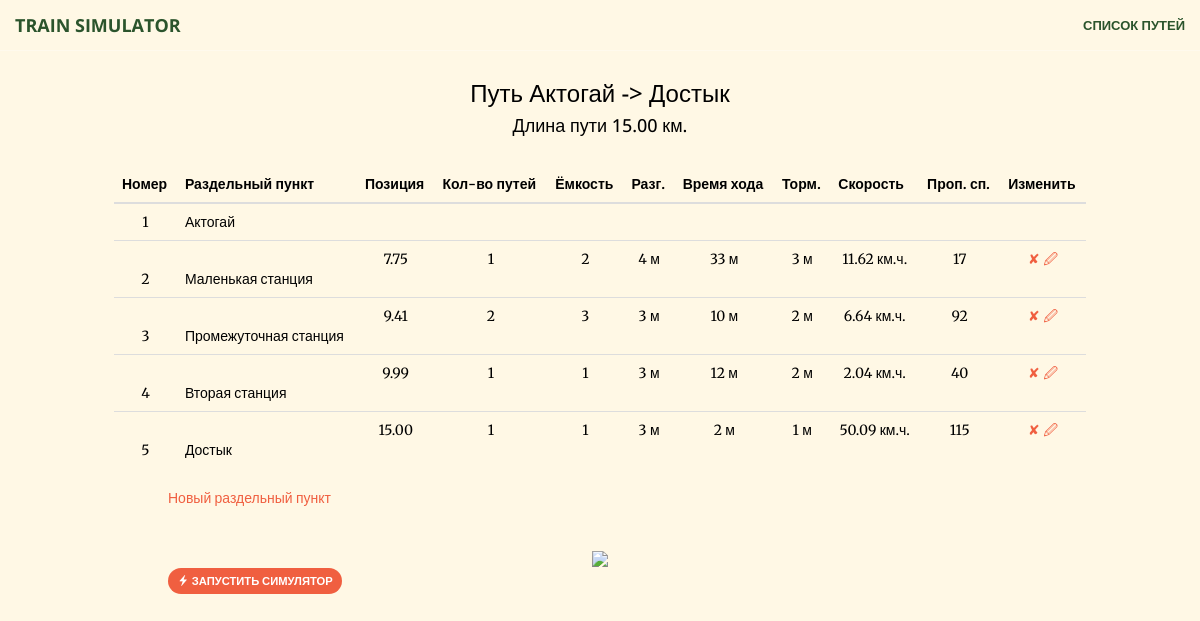
The app's page /track/1 with its own data.
### tutu/models.py (models this page shows, shortened)
class Track(models.Model):
    name = models.TextField(default="Старт-Финиш")
    start_name = models.TextField(default="Старт")
    simulation_in_progress = models.BooleanField(default=False)
    simulation_progress = models.IntegerField(default=0)
    simulation_filename = models.TextField(max_length=1000, blank=True, null=True)
    simulation_date_time = models.DateTimeField(null=True, blank=True)
    def length(self):
        switches = Switch.objects.filter(track_id=self.id)
        maximum = 0
        for switch in switches:
            if maximum < switch.position:
                maximum = switch.position
        return maximum

class Switch(models.Model):
    track = models.ForeignKey(Track, on_delete=models.CASCADE)
    position = models.DecimalField(max_digits=7, decimal_places=2)
    name = models.TextField()
    number_of_tracks = models.IntegerField(default=1)
    trains_fit = models.IntegerField(default=1)
    is_start = models.BooleanField(default=False)
    is_end = models.BooleanField(default=False)
    mins_acc = models.IntegerField()
    mins_brk = models.IntegerField()
    mins_main = models.IntegerField()
    class Meta:
        ordering = ["position"]
        verbose_name_plural = "switches"

### tutu/views.py (the view)
# urls.py: url(r'^track/(?P<track_id>[0-9]*)$', views.show_track, name="show_track"),
@csrf_exempt
def show_track(request, track_id):
    try:
        track = Track.objects.get(pk=int(track_id))
        switches_orig = Switch.objects.filter(track_id=track_id)
    except:
        return render(request, "error.html")
    switches = []
    prev_pos = 0
    for i,switch in enumerate(switches_orig):
        new_sw = {"switch": switch, "sum": switch.mins_acc + switch.mins_brk + switch.mins_main}
        new_sw["capacity"] = (int((60*23)/new_sw["sum"]),int((60*23)/new_sw["sum"]/2))[switch.number_of_tracks<2]
        new_sw["number"] = i+2
        length = switch.position - prev_pos
        time = new_sw["sum"]/60
        new_sw["speed"] = int(float(length)/time*100)/100
        switches.append(new_sw)
        prev_pos = switch.position
    context = {"track": track, "switches": switches}
    return render(request, "show_track.html", context)

### tutu/views_sim.py (called while the page is built)
    def process_request(self, req):
        attr = '_dont_enforce_csrf_checks'
        if not getattr(req, attr, False):
            setattr(req, attr, True)

### templates/show_track.html (shortened to what this page needs)
<!DOCTYPE html>
<html lang="en">
{% load static %}
{% load tz %}
<head>
    <link href="{% static "vendor/bootstrap/css/bootstrap.min.css" %}" rel="stylesheet">
    <link href="{% static "vendor/font-awesome/css/font-awesome.min.css" %}" rel="stylesheet" type="text/css">
    <link href="{% static "vendor/magnific-popup/magnific-popup.css" %}" rel="stylesheet">
    <link href="{% static "css/creative.min.css" %}" rel="stylesheet">
</head>
<body id="page-top" style="background: #fff8e5; color: black;">
<nav id="mainNav" class="navbar navbar-default navbar-fixed-top" style="color: black">
    <div class="container-fluid">
        <div class="navbar-header">
            <a class="navbar-brand page-scroll" href="#page-top" style="color: #2b542c;">Train Simulator</a>
        </div>
        <div class="collapse navbar-collapse" id="bs-example-navbar-collapse-1">
            <ul class="nav navbar-nav navbar-right">
                <li>
                    <a class="page-scroll" href="{% url "index" %}" style="color: #2b542c;">Список путей</a>
                </li>
            </ul>
        </div>
    </div>
</nav>
<div style="padding: 5%">
    <h3 style="text-align: center">Путь {{ track.name }}</h3>
    <h4 style="text-align: center">Длина пути {{ track.length }} км.</h4>
    <table width="100%" style="margin-top: 30px; margin-left: 5%; width: 90%; text-align: center" class="table">
        <thead>
        <tr>
            <th>Номер</th>
            <th>Раздельный пункт</th>
            <th>Позиция</th>
            <th>Кол-во путей</th>
            <th>Ёмкость</th>
            <th>Разг.</th>
            <th>Время хода</th>
            <th>Торм.</th>
            <th>Скорость</th>
            <th>Проп. сп.</th>
            <th>Изменить</th>
        </tr>
        </thead>
        <tr>
            <td>1</td>
            <td style="text-align: left">
                {{ track.start_name }}
            </td>
        </tr>
        {% for switch in switches %}
            <tr>
                <td>
                    <br>{{ switch.number }}
                </td>
                <td style="text-align: left">
                    <br>{{ switch.switch.name }}
                </td>
                <td>
                    {{ switch.switch.position }}
                </td>
                <td>
                    {{ switch.switch.number_of_tracks }}
                </td>
                <td>
                    {{ switch.switch.trains_fit }}
                </td>
                <td>
                    {{ switch.switch.mins_acc }} м
                </td>
                <td>
                    {{ switch.switch.mins_main }} м
                </td>
                <td>
                    {{ switch.switch.mins_brk }} м
                </td>
                <td>
                    {{ switch.speed }} км.ч.
                </td>
                <td>
                    {{ switch.capacity }}
                </td>
                <td><a data-toggle="modal" href="{% url "delete_switch" track.id switch.switch.id %}"
                       data-target="#myModal">✘
                </a> <a data-toggle="modal" href="{% url "edit_switch" track.id switch.switch.id %}"
                        data-target="#myModal">🖉
                </a>
                </td>
            </tr>
        {% endfor %}
    </table>
    <div style="margin-left: 10%; margin-bottom: 40px">
        <a data-toggle="modal" href="{% url "new_switch" track.id %}" data-target="#myModal">Новый раздельный пункт</a>
    </div>
    <div style="padding-left: 10%; padding-right: 10%; text-align: center">
        <img src="{% url "thumbnail_track" track.id %}" width="80%">
    </div>
    {% if not track.simulation_in_progress %}
        <a href="#" id="sim_button" style="zoom: 0.8; margin-left: 10%" class="btn btn-primary"><span
                class="glyphicon glyphicon-flash"></span> Запустить симулятор</a>
    {% else %}
        <a href="#" id="sim_button" style="zoom: 0.8; margin-left: 10%" class="btn btn-primary"><span
                class="glyphicon glyphicon-flash"></span> Симуляция {{ track.simulation_progress }}%. Нажмите для обновления.</a>
    {% endif %}
</div>
</body>
</html>

### records on screen
Track: name "Актогай -> Достык", length "15.00", start_name "Актогай"
Switch: number "2", switch.name "Маленькая станция", switch.position "7.75", switch.number_of_tracks "1", switch.trains_fit "2", switch.mins_acc "4", switch.mins_main "33", switch.mins_brk "3", speed "11.62", capacity "17"
Switch: number "3", switch.name "Промежуточная станция", switch.position "9.41", switch.number_of_tracks "2", switch.trains_fit "3", switch.mins_acc "3", switch.mins_main "10", switch.mins_brk "2", speed "6.64", capacity "92"
Switch: number "4", switch.name "Вторая станция", switch.position "9.99", switch.number_of_tracks "1", switch.trains_fit "1", switch.mins_acc "3", switch.mins_main "12", switch.mins_brk "2", speed "2.04", capacity "40"
Switch: number "5", switch.name "Достык", switch.position "15.00", switch.number_of_tracks "1", switch.trains_fit "1", switch.mins_acc "3", switch.mins_main "2", switch.mins_brk "1", speed "50.09", capacity "115"
